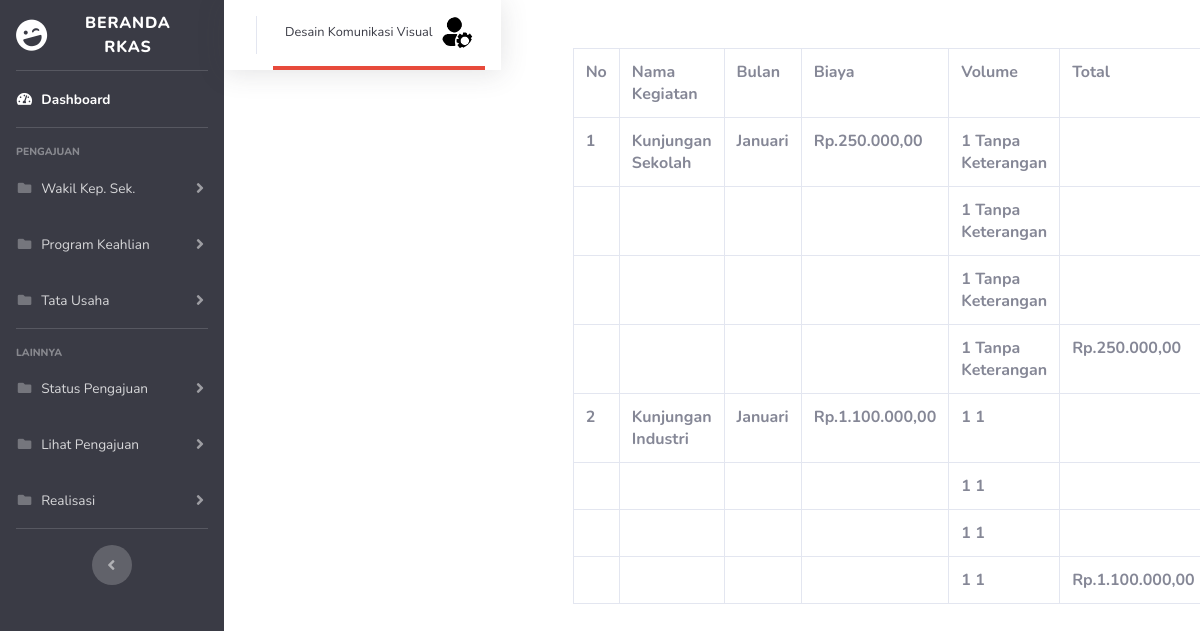
Page /rkas/kegiatanadmin.php?id=6083232 on the earlier database version.
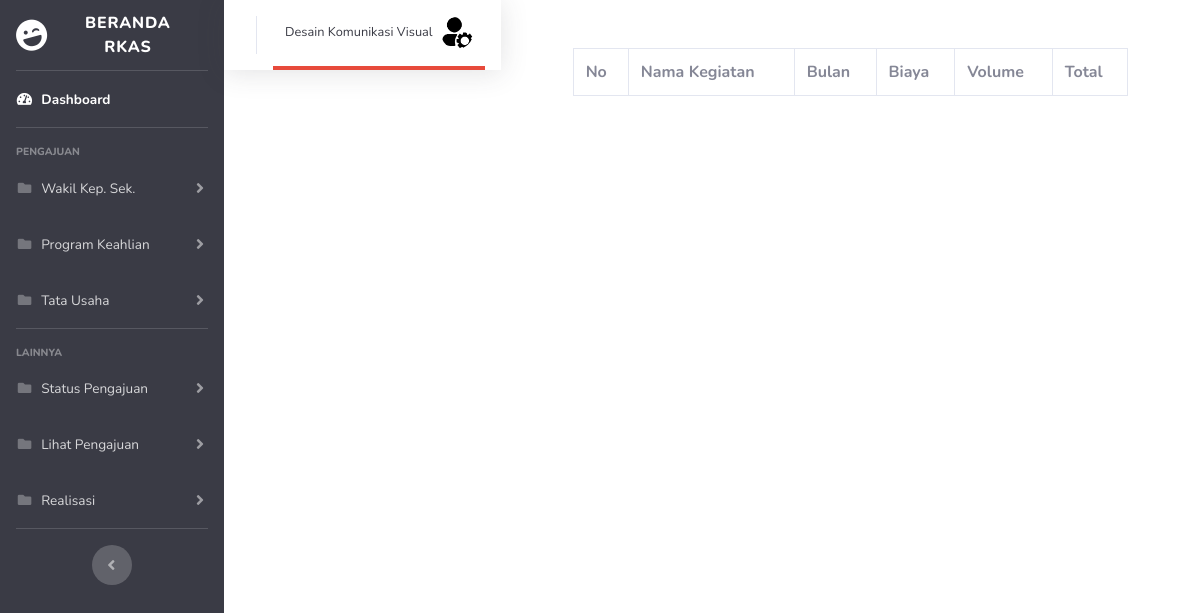
Same page on the later database version.
### tables this page shows
CREATE TABLE `tb_user` (
  `id_user` int(10) NOT NULL,
  `nama_user` varchar(60) NOT NULL,
  `nama` char(100) NOT NULL,
  `password` varchar(100) NOT NULL,
  `id_bagian` int(4) NOT NULL,
  `status` varchar(30) NOT NULL
);

CREATE TABLE `tb_kegiatan` (
  `id_kegiatan` int(11) NOT NULL,
  `sumber_dana` varchar(50) NOT NULL,
  `tahun_ajuan` int(4) NOT NULL,
  `nama_kegiatan` varchar(50) NOT NULL,
  `bulan` varchar(50) NOT NULL,
  `biaya` int(20) NOT NULL,
  `volume_1` int(11) NOT NULL,
  `volume_2` int(11) NOT NULL,
  `volume_3` int(11) NOT NULL,
  `volume_4` int(11) NOT NULL,
  `keterangan_volume1` varchar(75) NOT NULL,
  `keterangan_volume2` varchar(75) NOT NULL,
  `keterangan_volume3` varchar(75) NOT NULL,
  `keterangan_volume4` varchar(75) NOT NULL,
  `total` int(20) NOT NULL,
  `status` varchar(50) NOT NULL,
  `tanggal_order` date NOT NULL,
  `link` text NOT NULL,
  `status_order` char(10) NOT NULL,
  `status_bayar` char(10) NOT NULL
);

### rkas/kegiatanadmin.php (the view, shortened to what the changed rows need)
<?php
include "koneksi.php";
$id = $_GET['id'];
$sql = mysqli_query($conn, "SELECT * FROM tb_kegiatan ORDER BY id_kegiatan DESC");
$sql1 = mysqli_query($conn, "SELECT * FROM tb_user WHERE id_user='$id'");
?>
<head>
    <link href="vendor/fontawesome-free/css/all.min.css" rel="stylesheet" type="text/css">
    <link href="css/sb-admin-2.css" rel="stylesheet">
</head>
<body id="page-top">
        <div id="wrapper">
<nav class="navbar navbar-expand navbar-light bg-white topbar mb-4 static-top shadow">
            <ul class="navbar-nav ml-auto">
                <li class="nav-item dropdown no-arrow">
                    <a class="nav-link dropdown-toggle border-bottom-danger" href="#" id="userDropdown" role="button"
                        data-toggle="dropdown" aria-haspopup="true" aria-expanded="false">
                        <span class="mr-2 d-none d-lg-inline text-gray-900 small"><?php foreach ($sql1 as $row) :
                        echo $row['nama'];
                            endforeach;
                            ?></span>
                        <img class="img-profile rounded-circle "
                            src="img/opprofil.png">
                    </a>
                </li>
            </ul>
        </nav>
        <div class="container">
        <div class="p-5">
        <div class="table-responsive">
                                <table class="table table-bordered" id="dataTable" width="100%" cellspacing="0">
                                <tr>
                                            <th>No</th>
                                            <th>Nama Kegiatan</th>
                                            <th>Bulan</th>
                                            <th>Biaya</th>
                                            <th>Volume</th>
                                            <th>Total</th>
                                    </tr>
                                        <?php $no = 0;?>
                                    <?php foreach ($sql as $row) : ?>
                                    <tr>
                                    <th><?php $no += 1; echo $no;?></th>
                                    <th><?= $row["nama_kegiatan"];?></th>
                                    <th><?= $row["bulan"];?></th>
                                    <th>Rp.<?= number_format($row["biaya"], 2, ',', '.'); ?></th>
                                    <th><?= $row["volume_1"];?> <?= $row["keterangan_volume1"]?></th>
                                    <th></th>
                                    </tr>
                                    <tr>
                                        <th></th>
                                        <th></th>
                                        <th></th>
                                        <th></th>
                                        <th><?= $row["volume_2"];?> <?= $row["keterangan_volume2"]?></th>
                                        <th></th>
                                    </tr>
                                    <tr>
                                        <th></th>
                                        <th></th>
                                        <th></th>
                                        <th></th>
                                        <th><?= $row["volume_3"];?> <?= $row["keterangan_volume3"]?></th>
                                        <th></th>
                                    </tr>
                                    <tr>
                                        <th></th>
                                        <th></th>
                                        <th></th>
                                        <th></th>
                                        <th><?= $row["volume_4"];?> <?= $row["keterangan_volume4"]?></th>
                                        <th>Rp.<?= number_format($row["total"], 2, ',', '.'); ?></th>
                                    </tr>
                                    <?php endforeach; ?>
                            </div>
                            </div>
                        </div>
                        </div>
</body>
</html>

Differences in the rows shown:
removed tb_kegiatan: nama_kegiatan "Kunjungan Sekolah", bulan "Januari", biaya "250.000,00", volume_1 "1", keterangan_volume1 "Tanpa Keterangan", volume_2 "1", keterangan_volume2 "Tanpa Keterangan", volume_3 "1", keterangan_volume3 "Tanpa Keterangan", volume_4 "1", keterangan_volume4 "Tanpa Keterangan", total "250.000,00"
removed tb_kegiatan: nama_kegiatan "Kunjungan Industri", bulan "Januari", biaya "1.100.000,00", volume_1 "1", keterangan_volume1 "1", volume_2 "1", keterangan_volume2 "1", volume_3 "1", keterangan_volume3 "1", volume_4 "1", keterangan_volume4 "1", total "1.100.000,00"
